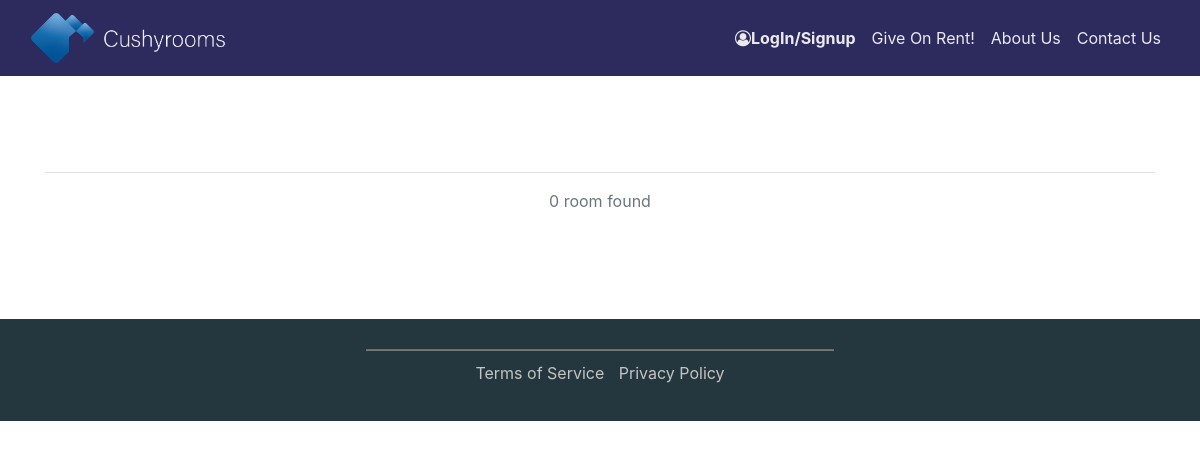
The page /Rooms/ on the database as committed earlier.
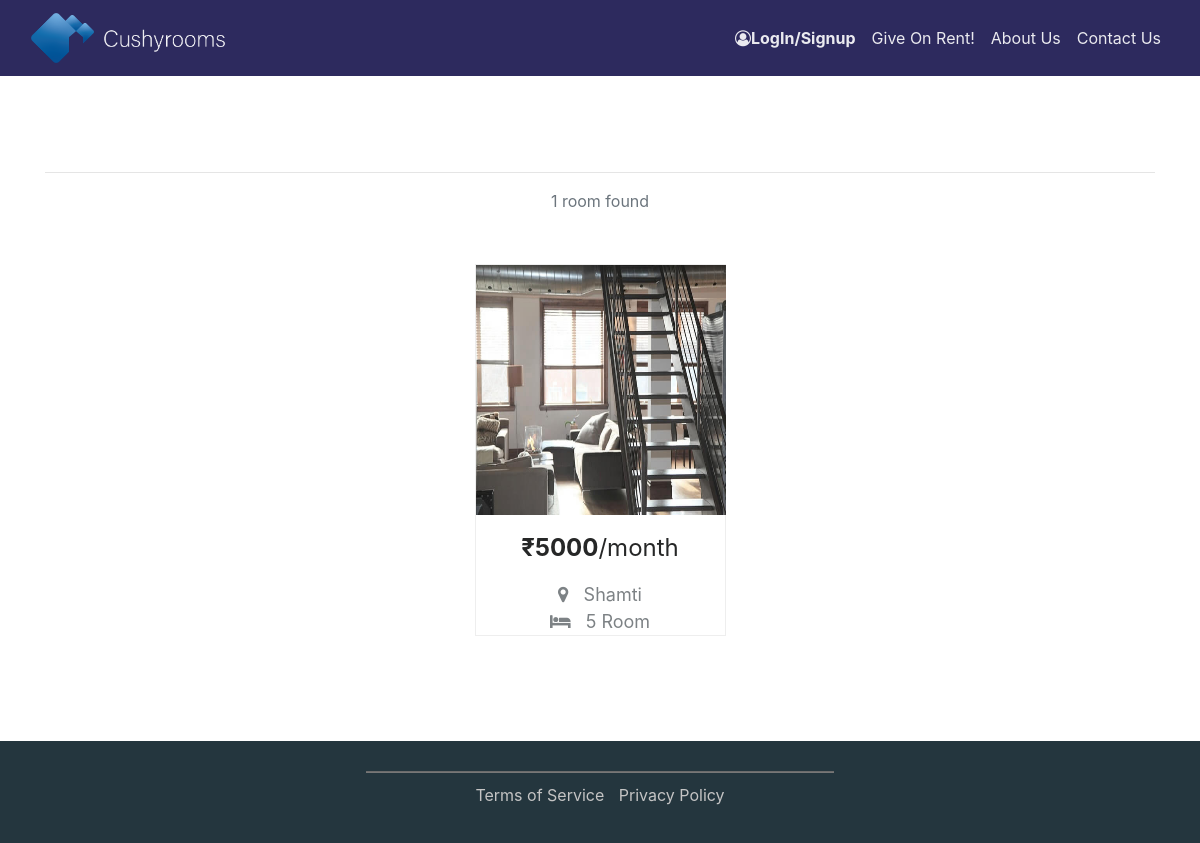
The same page on the database as committed later.
### main/models.py (models this page shows, shortened)
class Images(models.Model):
    user = models.ForeignKey(RentingUser, default=None, on_delete=models.CASCADE)
    image = models.ImageField(upload_to=user_directory_path, verbose_name='Image')

class RentingUser(models.Model):
    user_profile = models.ForeignKey(Profile, on_delete=models.CASCADE, null=True)
    number_of_rooms = models.IntegerField()
    price = models.CharField(max_length=50, default='')
    locality = models.ForeignKey(Location, on_delete=models.DO_NOTHING,  primary_key=False, null=True,default='')
    maximum_no_of_occupants = models.IntegerField()
    attached_bathroom = models.CharField(max_length=3, choices=s_i_choices, default='no')
    attached_kitchen = models.CharField(max_length=15, choices=y_n_choices, default='no')
    drive_in = models.CharField(max_length=3, choices=y_n_choices, default='no')
    parking = models.CharField(max_length=3, choices=y_n_choices, default='no')
    water_bill_included = models.CharField(max_length=3, choices=y_n_choices, default='no')
    electricity_bill_included = models.CharField(max_length=3, choices=y_n_choices, default='no')
    preferred_customer = models.CharField(max_length=50, choices=[('Family Preferred', 'Family Preferred'),
                                                                ('Working Preferred', 'Working Preferred'),
                                                                ('Student Preferred', 'Student Preferred'),
                                    ('no', 'No Such Preference')], default='no')
    gender_preference = models.CharField(max_length=50, choices=[('Only Girls', 'Only Girls'),
                                                                 ('Only Boys', 'Only Boys'),
                                                        ('no', 'No Gender Preference')], default='no')
    alternate_contact_number = models.CharField(max_length=10, default="", blank=True)
    preferred_contact_time = models.CharField(max_length=50, default='')
    any_other = models.TextField(max_length=100, default="", blank=True)
    created_at = models.DateTimeField(default=now, blank=True)
    updated_at = models.DateTimeField(default=now, blank=True)
    approved = models.BooleanField(default=False)

class Location(models.Model):
    location = models.CharField(max_length=30, null = True, default='')
    def __str__(self):
        return str(self.location)

### main/views.py (the view)
# urls.py: path('Rooms/', views.allrooms, name='all_rooms'),
def allrooms(request):
    rooms = RentingUser.objects.filter(approved=True)
    return render(request, 'all_rooms.html', {'rooms': rooms})

### main/templates/all_rooms.html (shortened to what this page needs)
{% extends 'base.html' %}
{% load static %}
{% block stylesheet %}
	<link rel="stylesheet" href="{% static 'assets/fonts/font-awesome.min.css' %}">
    <link rel="stylesheet" href="{% static 'assets/css/Projects-Clean-1.css' %}">
    <link rel="stylesheet" href="{% static 'assets/css/Projects-Clean.css' %}">
{% endblock %}
{% load static %}
{% block body %}
    <p class="text-center text-secondary" style="padding-bottom:10px;"> {{rooms.count }} room{%if rooms.count > 1 %}s{% endif %} found </p>
    <div class="projects-clean">
        <div class="container align-items-center align-content-center align-self-center">
            <div class="row justify-content-center projects"
            style="margin-left:0px;padding-bottom:0px;margin-right:0px;">
                {% for room in rooms %}
                    {%  for images in room.images_set.all %}
                    {% if forloop.counter == 1 %}
                    <div class="col-sm-6 col-lg-4 item" onclick="location.href='{% url "room_detail" room.id images.id %}'"
                        style="height:auto;width:auto;padding-top:0px;padding-right:0px;padding-left:0px;padding-bottom:0px;
                            max-width:251px;margin:25px;margin-right:25px;margin-left:25px;min-width:auto;margin-top:25 px;
                            margin-bottom:25px;min-height:auto;">
                        <img class="img-fluid"
                        style="height:auto;width:auto;max-height:250px;min-width:250px;min-height:250px;max-width:250px;"
                        src="{{ images.image.url }}"  >
                        <p class="description" style="color:rgb(38,39,39);font-size:24px;"><strong>₹{{ room.price }}</strong>/month</p>
                        <p class="description"><i class="fa fa-map-marker"></i>&nbsp; &nbsp;{{room.locality}}</p>
                        <p class="description" style="margin-top:0px;"><i class="fa fa-bed"></i>&nbsp; &nbsp;{{ room.number_of_rooms }} Room</p>
                    </div>
                    {% endif %}
                    {% endfor %}
                {% endfor %}
            </div>
        </div>
    </div>
{% endblock %}

### main/templates/base.html (shortened to what this page needs)
{% load static %}
<!DOCTYPE html>
<html>
<head>
      <link rel="stylesheet" href="{% static 'assets/bootstrap/css/bootstrap.min.css' %}">
      <link rel="stylesheet" href="{% static 'css/footer.css' %}">
        {% block stylesheet %}
        {% endblock %}
</head>
<body>
    <nav class="navbar navbar-light navbar-expand-md sticky-top" style="background-color: #2d2a5e;color: rgb(255,255,255);">
      <div class="container-fluid">
        <a class="navbar-brand" href="{% url 'index' %}" style="color: rgba(255,255,255,0.9);">
          <img src="{% static 'assets/img/Asset4-1.png' %}" style="height: 50px;margin-top: 0px;">
          <img src="{% static 'assets/img/Asset5.png' %}" style="height: 26px;margin-left: 4px;opacity: 0.96;padding-top: 0px;margin-top: 3px;"></a>
          <div
                class="collapse navbar-collapse" id="navcol-1">
                <ul class="nav navbar-nav float-right ml-auto">
                    <li class="nav-item dropdown">
                    {% if user.is_authenticated %}
                    <a class="nav-link dropdown-toggle" href="#" id="userMenu" data-toggle="dropdown" aria-haspopup="true" aria-expanded="false" style="color: rgba(255,255,255,0.9)">Hi {{ user.profile.name }}
                    </a>
                    <div class="dropdown-menu dropdown-menu-right" aria-labelledby="userMenu" style="background-color: #44499a" >
                        <a class="dropdown-item" href="{% url 'my_account' %}" style="color: rgba(255,255,255,0.9)">My account</a>
                        <a class="dropdown-item" href="{% url 'password_change' %}" style="color: rgba(255,255,255,0.9)">Change password</a>
                          <div class="dropdown-divider"></div>
                        <a class="dropdown-item" href="{% url 'logout' %}" style="color: rgba(255,255,255,0.9)"><i class="fa fa-user-circle-o" aria-hidden="true" ></i><strong> Logout </strong></a>
                      </div>
                    {% else %}
                      <a class="nav-link" href="{% url 'login' %}" style="color: rgba(255,255,255,0.9)"><i class="fa fa-user-circle-o" aria-hidden="true"></i><strong>LogIn/Signup</strong></a>
                    {% endif %}
                      </li>
                      <li class="nav-item" role="presentation">
                          <a class="nav-link" href="{% url 'RentType' %}" style="color:rgba(255,255,255,0.9);">Give On Rent!<span class="sr-only">(current)</span></a>
                          </li>
                    <li class="nav-item" role="presentation"><a class="nav-link active" href="#" style="color:rgba(255,255,255,0.9);" >About Us</a></li>
                    <li class="nav-item" role="presentation"><a class="nav-link active" href="{% url 'contact_us'%}" style="color:rgba(255,255,255,0.9);">Contact Us</a></li>
                </ul>
            </div>
          </div>
    </nav>
    <div class="container">
    <div class="pt-changed"></div>
      <hr>
    </div>
      {% block body %}
       {% endblock %}
    <div class="pt-changed"></div>
       {%include 'footer.html'%}
</body>
</html>

### accounts/templates/accounts/footer.html
<footer class="text-center">
    <div class="row text-center">
        <div class="col-md-3"></div>
        <div class="col-md-6 col-xs-12">
            <hr>
            <div>
                <ul class="footer-nav" style="padding-inline-start: 0px;">
                    <li><a class="footer-link" href="/tos">Terms of Service</a></li>
                    <li><a class="footer-link" href="/Privacy-Policy">Privacy Policy</a></li>
                </ul>
            </div>
        </div>
        <div class="col-md-3"></div>
    </div>
</footer>

### static/css/footer.css (style rules this page uses)
footer { padding:20px 0px; background-color: #24363E; }
.footer-link { color:#c4c4c4; transition: color 0.6s; }
.footer-nav li { display:inline; padding:5px; }
footer hr { width:80%; background:#777; margin:10px 10%; height: 1px; }
body { max-width: 100%; overflow-x: hidden; }

### static/assets/css/Projects-Clean-1.css (style rules this page uses)
.projects-clean { color:#313437; background-color:#fff; }
.projects-clean p { color:#7d8285; }
.projects-clean .projects { padding-bottom:40px; }
.projects-clean .item { text-align:center; min-height:300px; padding-bottom:25px; }
.projects-clean .item .description { font-size:15px; margin-top:15px; margin-bottom:0; }

### static/assets/css/Projects-Clean.css (style rules this page uses)
.projects-clean { color:#313437; background-color:#fff; }
.projects-clean p { color:#7d8285; }
.projects-clean .projects { padding-bottom:40px; }
.projects-clean .item { text-align:center; padding-top:50px; min-height:300px; border-width:thin; border-style:groove; }
.projects-clean .item .description { font-size:18px; margin-top:15px; margin-bottom:0; }

### main/templates/base.html (style rules this page uses)
.pt-changed { min-height: 10vh; }

Rows that differ between the two databases and show on the page:
added RentingUser: price "5000", locality "Shamti", number_of_rooms "5"
added Images: image (picture)
Other text that changed with them:
{{ rooms.count }}: "0" → "1"
